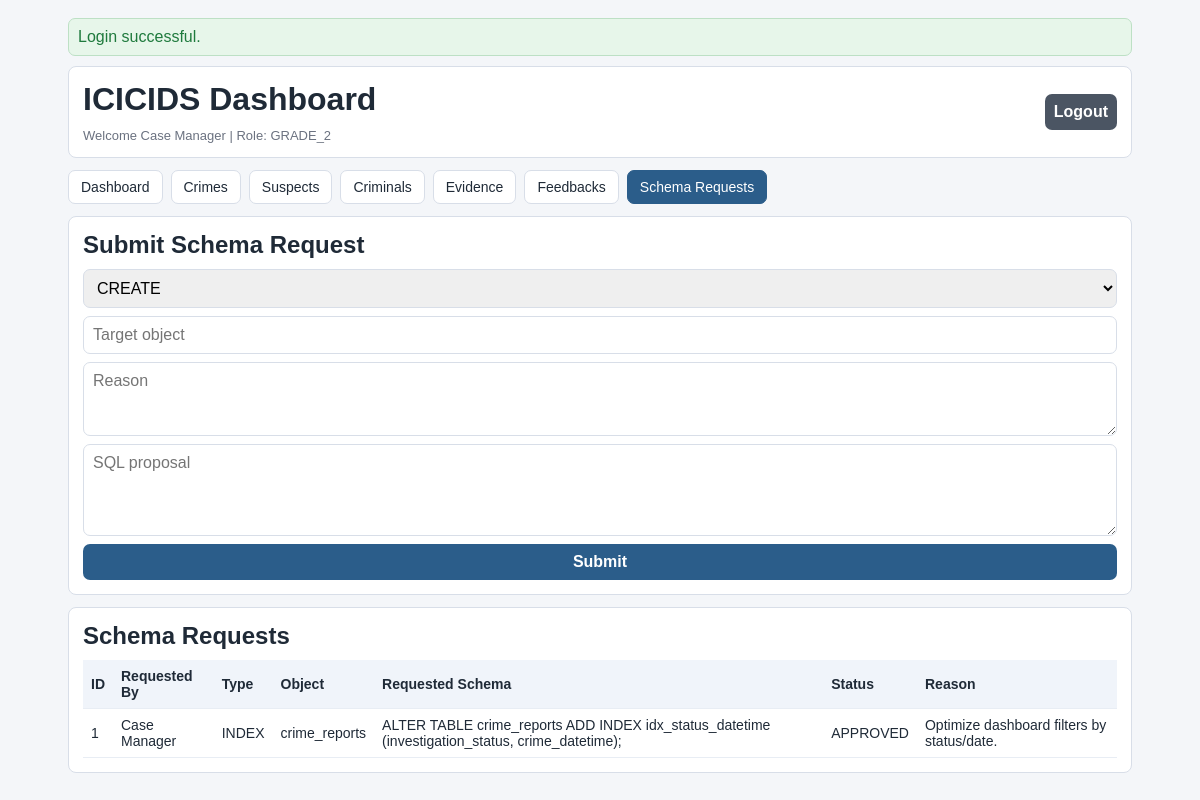
Before: /index.php?view=schema (signed in) with the older database file.
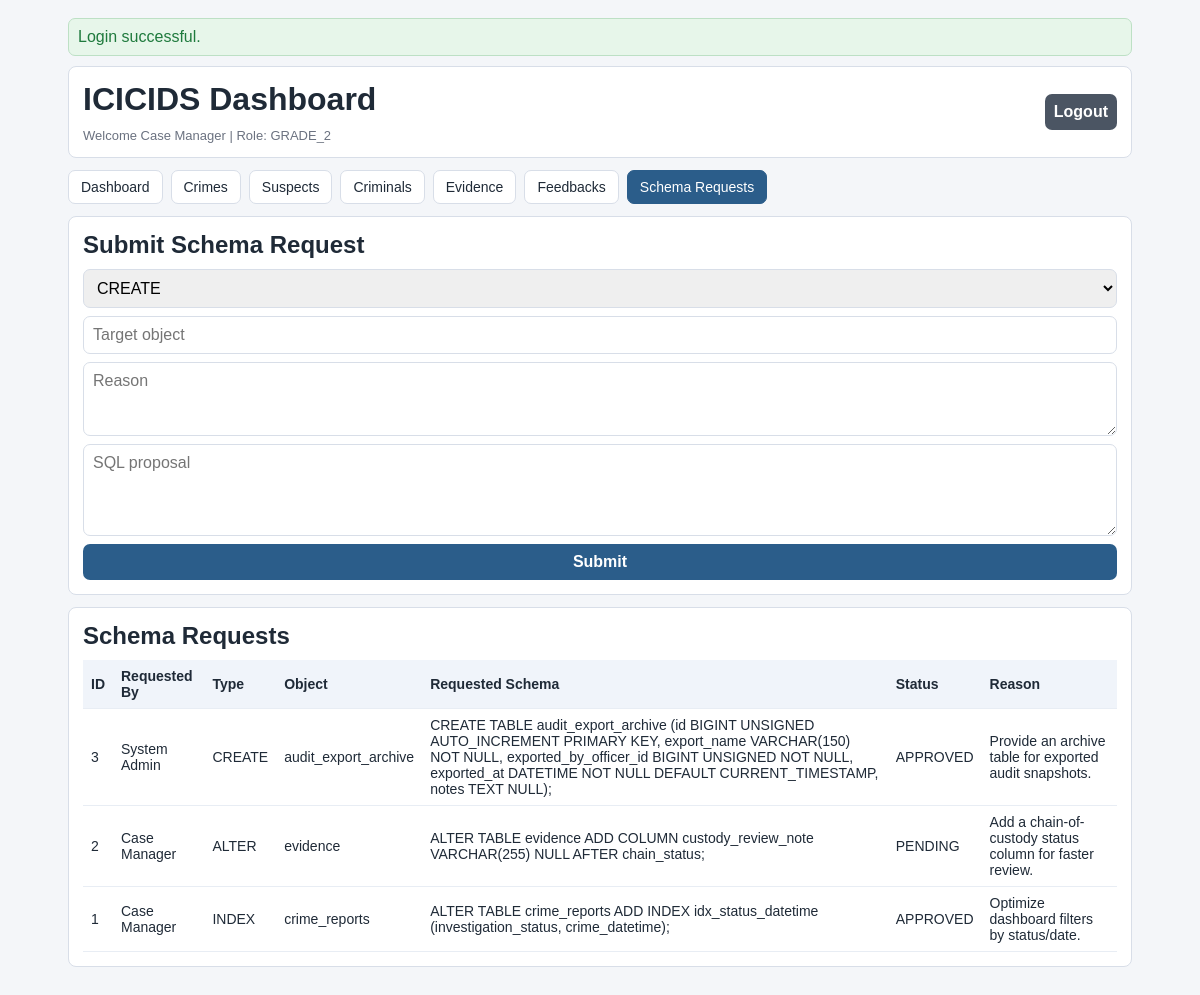
After: the same page with the newer database file.
### tables this page shows
CREATE TABLE schema_requests (
    id BIGINT UNSIGNED AUTO_INCREMENT PRIMARY KEY,
    requested_by_officer_id BIGINT UNSIGNED NOT NULL,
    request_type ENUM('CREATE', 'ALTER', 'DROP', 'INDEX', 'OTHER') NOT NULL,
    object_name VARCHAR(150) NOT NULL,
    reason TEXT NOT NULL,
    sql_proposal TEXT NOT NULL,
    status ENUM('PENDING', 'APPROVED', 'REJECTED', 'IMPLEMENTED') NOT NULL DEFAULT 'PENDING',
    reviewed_by_officer_id BIGINT UNSIGNED NULL,
    review_notes TEXT NULL,
    created_at DATETIME NOT NULL DEFAULT CURRENT_TIMESTAMP,
    reviewed_at DATETIME NULL,
    implemented_at DATETIME NULL,
    CONSTRAINT fk_schema_requests_requested_by
        FOREIGN KEY (requested_by_officer_id) REFERENCES officers(id)
        ON UPDATE CASCADE ON DELETE CASCADE,
    CONSTRAINT fk_schema_requests_reviewed_by
        FOREIGN KEY (reviewed_by_officer_id) REFERENCES officers(id)
        ON UPDATE CASCADE ON DELETE SET NULL,
    INDEX idx_schema_requests_requested_by (requested_by_officer_id),
    INDEX idx_schema_requests_status (status),
    INDEX idx_schema_requests_type (request_type),
    INDEX idx_schema_requests_created_at (created_at)
);

CREATE TABLE officers (
    id BIGINT UNSIGNED AUTO_INCREMENT PRIMARY KEY,
    badge_number VARCHAR(30) NOT NULL UNIQUE,
    first_name VARCHAR(100) NOT NULL,
    last_name VARCHAR(100) NOT NULL,
    email VARCHAR(191) NOT NULL UNIQUE,
    phone VARCHAR(30) NULL,
    rank ENUM('GRADE_1', 'GRADE_2', 'GRADE_3') NOT NULL,
    password_hash VARCHAR(255) NOT NULL,
    is_active TINYINT(1) NOT NULL DEFAULT 1,
    last_login_at DATETIME NULL,
    created_at DATETIME NOT NULL DEFAULT CURRENT_TIMESTAMP,
    updated_at DATETIME NOT NULL DEFAULT CURRENT_TIMESTAMP ON UPDATE CURRENT_TIMESTAMP,
    INDEX idx_officers_rank (rank),
    INDEX idx_officers_active (is_active)
);

### Auth.php (called while the page is built, shortened)
<?php
final class Auth
{
    public function isAuthenticated(): bool
    {
        return isset($_SESSION[self::SESSION_KEY]);
    }
    public function currentOfficer(): ?array
    {
        return $_SESSION[self::SESSION_KEY];
    }
    public function enforce(string $operation, ?string $table = null): void
    {
        $officer = $this->currentOfficer();
        $rank = (string)$officer['rank'];
        $normalizedOperation = strtoupper(trim($operation));
        $normalizedTable = $table !== null ? strtolower(trim($table)) : null;
        if (
            $normalizedOperation === 'READ'
            && in_array($normalizedTable, ['officer_activity', 'login_logs'], true)
            && $rank !== self::ROLE_GRADE_1
        ) {
            throw new RuntimeException('Permission denied. Audit logs are restricted to Grade 1 officer.');
        }
        if ($rank === self::ROLE_GRADE_2) {
            $createTables = [
                'crime_reports',
                'suspects',
                'criminals',
                'evidence',
                'crime_report_suspects',
                'crime_report_evidence',
                'suspect_evidence',
                'criminal_history',
                'criminal_aliases',
            ];
            $deleteTables = [
                'crime_reports',
                'suspects',
                'criminals',
                'evidence',
                'crime_report_suspects',
                'crime_report_evidence',
                'suspect_evidence',
                'criminal_history',
                'criminal_aliases',
            ];
            if ($normalizedOperation === 'READ' || $normalizedOperation === 'UPDATE') {
                return;
            }
            if (
                $normalizedOperation === 'CREATE'
                && in_array($normalizedTable, array_merge($createTables, ['schema_requests', 'feedbacks']), true)
            ) {
                return;
            }
            if ($normalizedOperation === 'DELETE' && in_array($normalizedTable, $deleteTables, true)) {
                return;
            }
            throw new RuntimeException('Permission denied for Grade 2 officer.');
        }
        throw new RuntimeException('Unknown role. Access denied.');
    }
    public function can(string $operation, ?string $table = null): bool
    {
        try {
            return true;
        } catch (Throwable $e) {
            return false;
        }
    }
}

### schema.php (the view, shortened to what this page needs)
<?php
$canSubmitSchema = $canSubmitSchema ?? false;
$schemas = $schemas ?? [];
?>
<?php if ($canSubmitSchema): ?>
    <section class="card">
        <h2>Submit Schema Request</h2>
        <form method="post">
            <select name="request_type">
                <option>CREATE</option>
            </select>
            <input name="object_name" required placeholder="Target object">
            <textarea name="reason" rows="3" required placeholder="Reason"></textarea>
            <textarea name="sql_proposal" rows="4" required placeholder="SQL proposal"></textarea>
            <button type="submit">Submit</button>
        </form>
    </section>
<?php endif; ?>
<section class="card">
    <h2>Schema Requests</h2>
    <div class="table-wrap">
        <table>
            <thead><tr><th>ID</th><th>Requested By</th><th>Type</th><th>Object</th><th>Requested Schema</th><th>Status</th><th>Reason</th></tr></thead>
            <tbody>
            <?php foreach ($schemas as $row): ?>
                <tr>
                    <td><?= h((string)$row['id']) ?></td>
                    <td><?= h((string)$row['first_name'] . ' ' . (string)$row['last_name']) ?></td>
                    <td><?= h((string)$row['request_type']) ?></td>
                    <td><?= h((string)$row['object_name']) ?></td>
                    <td><?= h((string)$row['sql_proposal']) ?></td>
                    <td><?= h((string)$row['status']) ?></td>
                    <td><?= h((string)$row['reason']) ?></td>
                </tr>
            <?php endforeach; ?>
            </tbody>
        </table>
    </div>
</section>

Changed rows visible on the page:
added schema_requests: id "3", requested_by_officer.last_name "System Admin", request_type "CREATE", object_name "audit_export_archive", sql_proposal "CREATE TABLE audit_export_archive (id BIGINT UNSIGNED AUTO_INCREMENT PRIMARY KEY, export_name VARCHAR(150) NOT NULL, exported_by_officer_id BIGINT UNSIGNED NOT NULL, exported_at DATETIME NOT NULL DEFAULT CURRENT_TIMESTAMP, notes TEXT NULL);", status "APPROVED", reason "Provide an archive table for exported audit snapshots."
added schema_requests: id "2", requested_by_officer.last_name "Case Manager", request_type "ALTER", object_name "evidence", sql_proposal "ALTER TABLE evidence ADD COLUMN custody_review_note VARCHAR(255) NULL AFTER chain_status;", status "PENDING", reason "Add a chain-of-custody status column for faster review."
